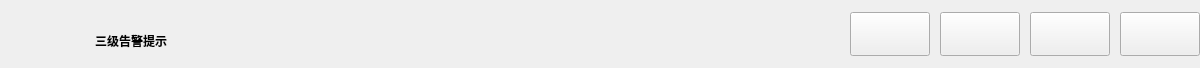
<?xml version="1.0" encoding="UTF-8"?>
<ui version="4.0">
 <class>AlarmSystem</class>
 <widget class="QWidget" name="AlarmSystem">
  <property name="geometry">
   <rect>
    <x>0</x>
    <y>0</y>
    <width>1200</width>
    <height>68</height>
   </rect>
  </property>
  <property name="minimumSize">
   <size>
    <width>1200</width>
    <height>68</height>
   </size>
  </property>
  <property name="maximumSize">
   <size>
    <width>1200</width>
    <height>68</height>
   </size>
  </property>
  <property name="windowTitle">
   <string>AlarmSystem</string>
  </property>
  <widget class="QLabel" name="Background_label">
   <property name="geometry">
    <rect>
     <x>0</x>
     <y>0</y>
     <width>1200</width>
     <height>68</height>
    </rect>
   </property>
   <property name="minimumSize">
    <size>
     <width>1200</width>
     <height>68</height>
    </size>
   </property>
   <property name="maximumSize">
    <size>
     <width>1200</width>
     <height>68</height>
    </size>
   </property>
   <property name="text">
    <string/>
   </property>
  </widget>
  <widget class="QLabel" name="AlarmText_label">
   <property name="geometry">
    <rect>
     <x>95</x>
     <y>19</y>
     <width>560</width>
     <height>45</height>
    </rect>
   </property>
   <property name="minimumSize">
    <size>
     <width>560</width>
     <height>45</height>
    </size>
   </property>
   <property name="maximumSize">
    <size>
     <width>560</width>
     <height>45</height>
    </size>
   </property>
   <property name="text">
    <string>&lt;html&gt;&lt;head/&gt;&lt;body&gt;&lt;p&gt;&lt;span style=&quot; font-weight:700;&quot;&gt;三级告警提示&lt;/span&gt;&lt;/p&gt;&lt;/body&gt;&lt;/html&gt;</string>
   </property>
  </widget>
  <widget class="QPushButton" name="Help_Button">
   <property name="geometry">
    <rect>
     <x>850</x>
     <y>12</y>
     <width>80</width>
     <height>44</height>
    </rect>
   </property>
   <property name="minimumSize">
    <size>
     <width>80</width>
     <height>44</height>
    </size>
   </property>
   <property name="maximumSize">
    <size>
     <width>80</width>
     <height>44</height>
    </size>
   </property>
   <property name="text">
    <string/>
   </property>
  </widget>
  <widget class="QPushButton" name="Audio_Button">
   <property name="geometry">
    <rect>
     <x>940</x>
     <y>12</y>
     <width>80</width>
     <height>44</height>
    </rect>
   </property>
   <property name="minimumSize">
    <size>
     <width>80</width>
     <height>44</height>
    </size>
   </property>
   <property name="maximumSize">
    <size>
     <width>80</width>
     <height>44</height>
    </size>
   </property>
   <property name="text">
    <string/>
   </property>
  </widget>
  <widget class="QPushButton" name="More_Button">
   <property name="geometry">
    <rect>
     <x>1030</x>
     <y>12</y>
     <width>80</width>
     <height>44</height>
    </rect>
   </property>
   <property name="minimumSize">
    <size>
     <width>80</width>
     <height>44</height>
    </size>
   </property>
   <property name="maximumSize">
    <size>
     <width>80</width>
     <height>44</height>
    </size>
   </property>
   <property name="text">
    <string/>
   </property>
  </widget>
  <widget class="QPushButton" name="Close_Button">
   <property name="geometry">
    <rect>
     <x>1120</x>
     <y>12</y>
     <width>80</width>
     <height>44</height>
    </rect>
   </property>
   <property name="minimumSize">
    <size>
     <width>80</width>
     <height>44</height>
    </size>
   </property>
   <property name="maximumSize">
    <size>
     <width>80</width>
     <height>44</height>
    </size>
   </property>
   <property name="text">
    <string/>
   </property>
  </widget>
 </widget>
 <resources/>
 <connections/>
</ui>
